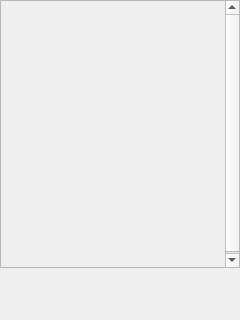
<?xml version="1.0" encoding="UTF-8"?>
<ui version="4.0">
 <class>belugadetail</class>
 <widget class="QDialog" name="belugadetail">
  <property name="geometry">
   <rect>
    <x>0</x>
    <y>0</y>
    <width>240</width>
    <height>320</height>
   </rect>
  </property>
  <property name="windowTitle">
   <string>belugadetail</string>
  </property>
  <widget class="QScrollArea" name="detailarea">
   <property name="geometry">
    <rect>
     <x>0</x>
     <y>0</y>
     <width>240</width>
     <height>268</height>
    </rect>
   </property>
   <property name="horizontalScrollBarPolicy">
    <enum>Qt::ScrollBarAlwaysOff</enum>
   </property>
   <property name="widgetResizable">
    <bool>false</bool>
   </property>
   <widget class="QWidget" name="scrollAreaWidgetContents">
    <property name="geometry">
     <rect>
      <x>0</x>
      <y>0</y>
      <width>238</width>
      <height>268</height>
     </rect>
    </property>
   </widget>
  </widget>
 </widget>
 <resources/>
 <connections/>
</ui>
